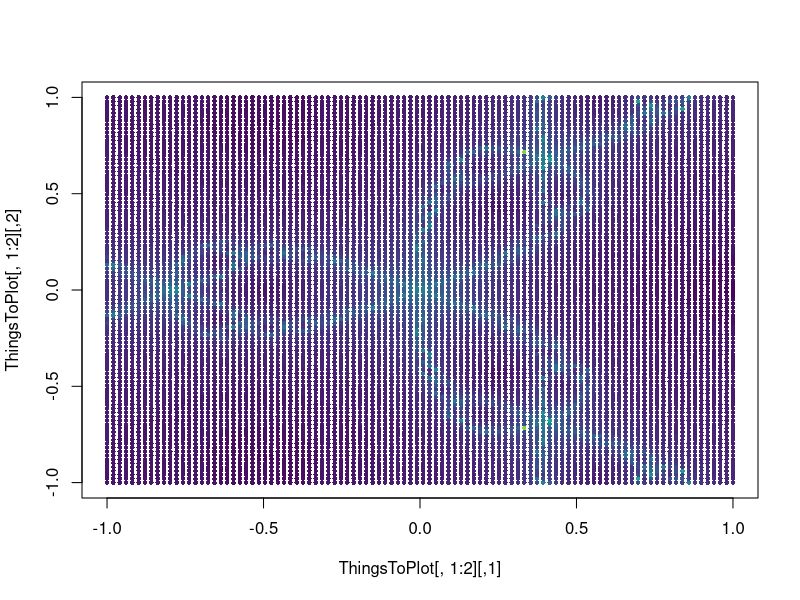

Write R code to recreate this figure.
# This is an example of how to implement the Newton-Raphson method on complex numbers
# using R's built-in 'complex' number definition, which is written so that you can use +,-,*,/,^ in the usual way

library(viridis)
palette(viridis(256))

# First define a function to work with - it will return two values.
# The first will be the value of the function at z (i.e., f(z)), the second will be the derivate of f
# at z (i.e., f'(z))
F7<-function(z){ # this has three roots 1,-1/2 + sqrt(3)/2i and -1/2 - sqrt(3)/2i
  # a complex function z^3-1
  return(c(z^3-1,3*(z^2))) # note that arithmetic ops on complex numbers work just like they should
}


# Next we define a global variable to control whether we record roots or the number of iterations taken to find them when drawing our picture
# This is an inelegant way of doing it. It should really be part of the argument to the relevent functions.
bRootOrIterations<-0   # Set <-1 to record which root is found, or <- 0 to record number of iterations needed



# Here's the function that performs Newton-Raphson
TwoDNewtonRaphson<-function(func,StartingValue,Tolerance,MaxNumberOfIterations){
  i<-0  # something to count the iterations
  NewZ<- StartingValue  # start the algorithm at the complex number 'StartingValue'
  Deviation=abs(func(StartingValue)[1])   # Work out how far away from (0,0) func(NewZ) is.

    #Set up a while loop until we hit the required target accuracy or the max. number of steps
  while ((i<MaxNumberOfIterations)&&(Deviation>Tolerance))
  {
    # Find the next Z-value using Newton-Raphson's formula
    Z<-func(NewZ)   # Remember, this is is a vector of two elements. Z[1] is the is the value of the function; Z[2] is its derivative
    if ((Z[1]=="NaN")||(Z[2]=="NaN")){
      cat("Function or derivative not defined error.")
      cat("\n",NewZ,Z)
      break
    }

    # So we need to calculate the next value of Z using this formula Z(n+1) <- Z(n)-f(Z(n))/f'(z(n))
    NewZ <- NewZ-Z[1]/Z[2]

    # calculate how far f(z) is from 0
    NewVal <- func(NewZ)
    Deviation <- abs(NewVal[1])
    i<-i+1
    #cat(paste("\nIteration ",i,":   Z=",NewZ,"  Devn=",Deviation))
  }

  # output the result
  if (Deviation>Tolerance){
    cat(paste("\nConvergence failure. Deviation:",Deviation, "after ", i, 	"iterations"))
  }

  # what the function returns depends upon whether you are counting how many iterations it takes
  # to converge or checking which root it converged to...
  if (bRootOrIterations==1){
   return(NewZ)
  }else{
    return(c(i,i))
  }
}

# A function to check whether two points are close together
CloseTo<-function(x,y){
  # returns 1 if x is close to y
  if (abs(x-y)<0.1) {
    return(1)
  }else{
    return (0)
  }
}

# And now here's the function that will draw a pretty picture
RootPlotter<-function(Funcn,xmin,xmax,xsteps,ymin,ymax,ysteps,PtSize)
{
  # First define a grid of x and y coordinates over which to run Newton-Raphson.
  # When we run ut for the point (x,y) it will start with the complex number x+iy
  x<-seq(xmin,xmax,length.out=xsteps)
  y<-seq(ymin,ymax,length.out=ysteps)
  # define a vector that will store the information telling us what color each point on the grid shoudl be
  ThingsToPlot<-c(-9,-9,'white',-9,-9)
  for (i in 1:xsteps){
    for (j in 1:ysteps){
      ThisZ <- complex(1,x[i],y[j])
      cat("\n", i,j,sep=" ")
      color<-'black' # a default color (used if no root is found, or the number of iterations is too large)

      # The following is written to look for the roots for z^3-1. You will need to modify it if you want to use other functions and work out which root was found
      # For z^3-1 the three roots are 1,  -1/2 + sqrt(3)/2i and -1/2 - sqrt(3)/2i
      # Find the root for the current start point
      Root<-TwoDNewtonRaphson(Funcn,ThisZ,1e-1,100)

      # write what happened to the terminal
      if (bRootOrIterations==0){
        # We are counting iterations needed
        cat("  Number of its= ",Root[1])  # We'll write it out so that we can see how the iterations are progressing
      }else{
        # We are recording which root was found
        cat("  Root= ",Root)  # We'll write it out so that we can see how the iterations are progressing
      }

      # record the color needed for this point on the grid
      if (bRootOrIterations==0){ # set <-1 to record roots, or <- 0 to record number of iterations needed
        ThisColor<-261+5*Root[1]
        color<-ThisColor
        }else{
          if (CloseTo(Root,1+0i)){
            color<-'blue'
          }
          if (CloseTo(Root,-0.5+0.8660254i)){
            color<-'red'
          }
          if (CloseTo(Root,-0.5-0.8660254i)){
            color<-'yellow'
          }
        }
      # record all the information in the array ThingsToPlot so that we can plot the information later
      ThingsToPlot<-rbind(ThingsToPlot,c(x[i],y[j],color,Root[1],Root[2]))
    }
  }
  # And now we have everything, so let's draw the picture.
  plot(ThingsToPlot[,1:2],col=ThingsToPlot[,3],,xlim=c(xmin,xmax),ylim=c(ymin,ymax),pch=16,cex=PtSize*3)
  # The graphics parameter pch controls what shape is used to plot each point
  # The graphics parameter cex is used to control the size of each point
  # Change these to improve the quality of your pictures
  return(ThingsToPlot)
}



# The following are a bunch of examples I used to create some of the figures shown in class
# Note that I used a 500x500 grid to get nice pictures, so this will take a while to run
# You shoudl use a smaller grid while you are preactising (say 100,100), but then use a bigger grid for you final pictures.
RunTests<-function()
{
  # now lets draw some plots
  start_time <- Sys.time()
  A<-RootPlotter(F7,-1,1,100,-1,1,100,0.2)
  end_time <- Sys.time()
  cat("\n t=",end_time - start_time)

#  png("FigFrac2c.png")
#  A<-RootPlotter(F7,-0.8,0,500,-0.25,0.25,500,0.2)
#  dev.off()

#  png("FigFrac3c.png")
#  A<-RootPlotter(F7,-0.8,-0.5,500,-0.25,0,500,0.2)
#  dev.off()

#  png("FigFrac5c.png")
#  A<-RootPlotter(F7,-0.72,-0.65,500,-0.24,-0.19,500,0.2)
#  dev.off()

#  png("FigFrac6c.png")
#  A<-RootPlotter(F7,-0.71,-0.7,500,-0.21,-0.2,500,0.2)
#  dev.off()



}


RunTests()
